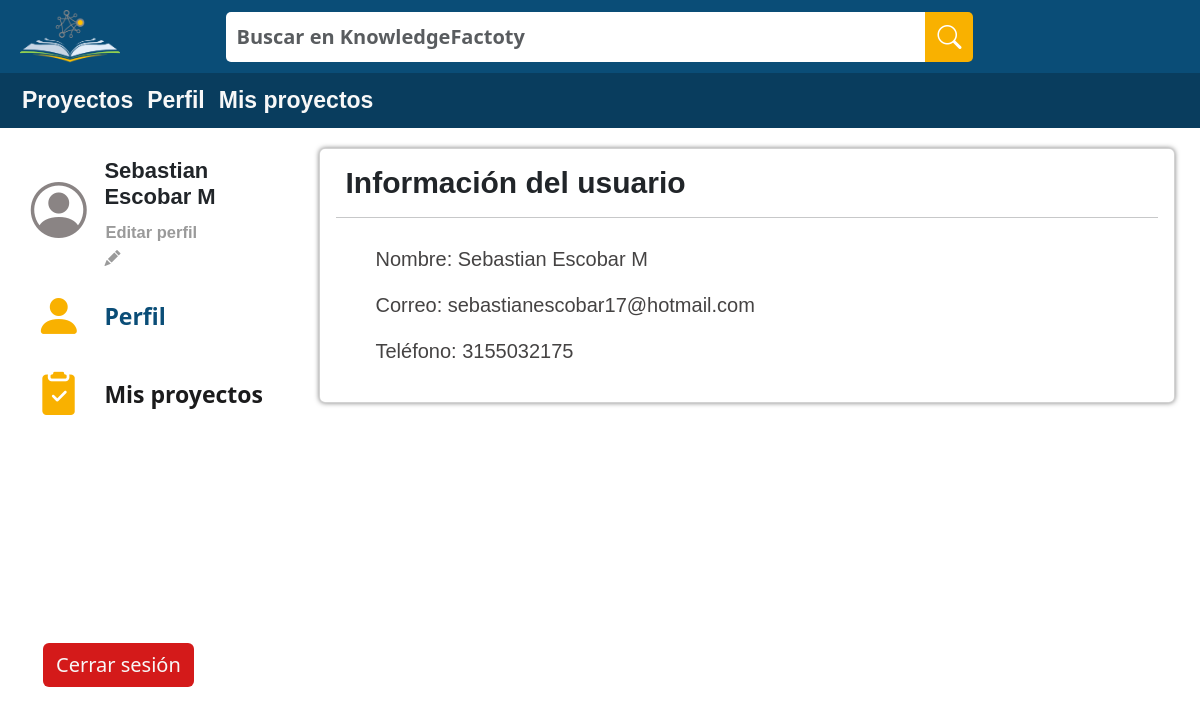
Before: /Perfil/ (signed in) with the older database file.
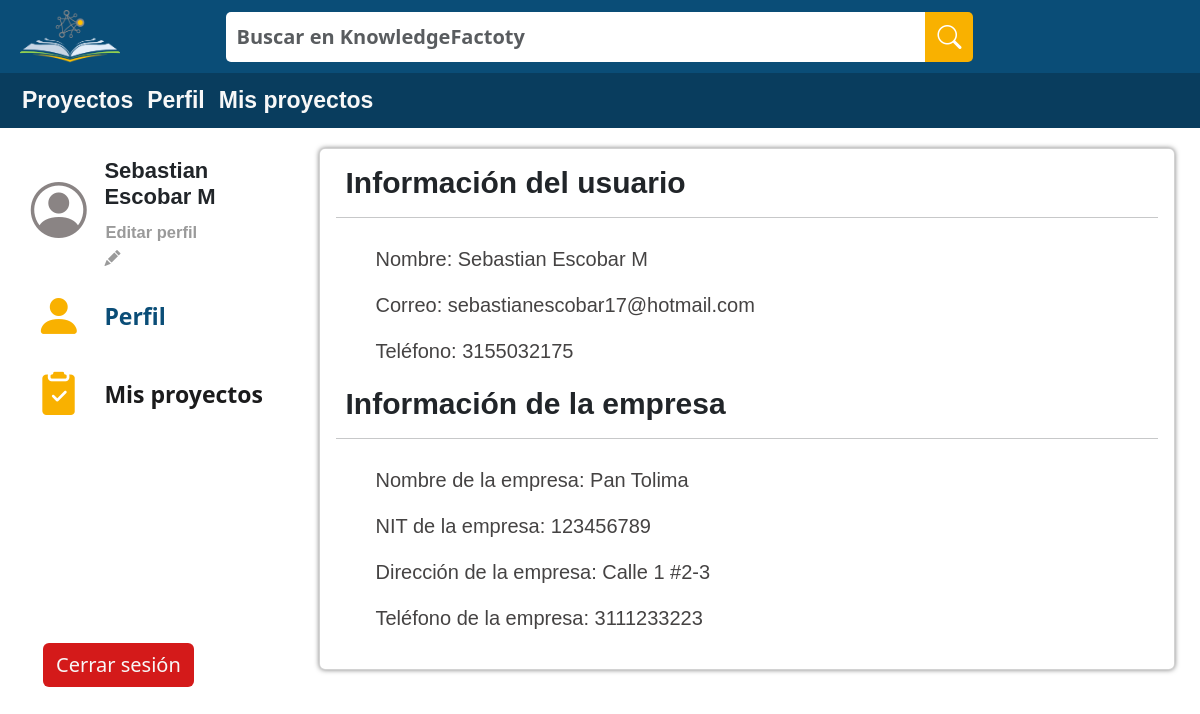
After: the same page with the newer database file.
### test_app/models.py (models this page shows, shortened)
class Company(models.Model):
    nit = models.CharField(auto_created=False, primary_key=True, serialize=False, verbose_name='NIT', max_length=9)
    name = models.CharField(max_length=50)
    phoneNumberC = models.CharField(max_length=15)
    address = models.CharField(max_length=300)
    user = models.ForeignKey(User, on_delete=models.CASCADE)
    objects = CompanyManager()
    REQUIRED_FIELDS = ['nit', 'name', 'phoneNumber', 'address', 'user']

### test_app/views.py (the view)
# urls.py: path('Perfil/',views.ProfileView.as_view(), name="profile"),
class ProfileView(TemplateView):
    template_name="test_app/Profile.html"
    def get (self, req):
        user=get_object_or_404(User,pk=req.user.cc)
        if Company.objects.filter(user=user.cc).count(): # Si el usuario tiene empresa asociada se hace get de la company
            company=get_object_or_404(Company,user=req.user.cc)
        else:
            company=None
        return render(req, 'test_app/Profile.html', {'user':user,'company':company})

### test_app/templates/test_app/Profile.html (shortened to what the changed rows need)
{% extends 'test_app/base.html' %}
{% load static %}
{% block content %}
<!DOCTYPE html>
<html lang="en">
<head>
    <link href="https://cdn.jsdelivr.net/npm/bootstrap@5.3.0-alpha2/dist/css/bootstrap.min.css" rel="stylesheet">
    <link rel="stylesheet" href="https://cdn.jsdelivr.net/npm/bootstrap-icons@1.10.3/font/bootstrap-icons.css">
    <link rel="stylesheet" href='{% static "CSS/styleProfile.css" %}'>
</head>
<body>
    <div class="PrimaryBox">
      <div class="container-fluid" style="padding: 10px; padding-top: 20px; padding-bottom: 20px">
        <div class="row" style="padding-left: 15px; padding-right: 15px; padding-bottom: 25px;">
          <div class="col-9">
            <div class="card" style="width: 100%;box-shadow: 0px 0px 5px rgba(0, 0, 0, 0.5);">
              <div class="card-body">
                <h5 class="card-title">Información del usuario</h5>
                <hr>
                <div class="container-fluid" style="padding-left: 40px; padding-top: 10px; padding-bottom: 20px; padding-right: 40px;">
                  <p class="card-text">Nombre: {{user.fullname}}</p>
                  <p class="card-text">Correo: {{user.email}}</p>
                  <p class="card-text">Teléfono: {{user.phoneNumberU}}</p>
                </div>
                  {% if company %}
                  <h5 class="card-title">Información de la empresa</h5>
                  <hr>
                  <div class="container-fluid" style="padding-left: 40px; padding-top: 10px; padding-bottom: 20px; padding-right: 40px;">
                  <p class="card-text">Nombre de la empresa: {{company.name}}</p>
                  <p class="card-text">NIT de la empresa: {{company.nit}}</p>
                  <p class="card-text">Dirección de la empresa: {{company.address}}</p>
                  <p class="card-text">Teléfono de la empresa: {{company.phoneNumberC}}</p>
                  {% endif %}
                </div>
            </div>
          </div>
</body>
</html>
{% endblock %}

Changed rows visible on the page:
now on this page (row edited): Company: name "Pan Tolima", nit "123456789", address "Calle 1 #2-3", phoneNumberC "3111233223"
Other visible differences:
text now shown: "Información de la empresa Nombre de la empresa: NIT de la empresa: Dirección de la empresa: Teléfono de la empresa:"
